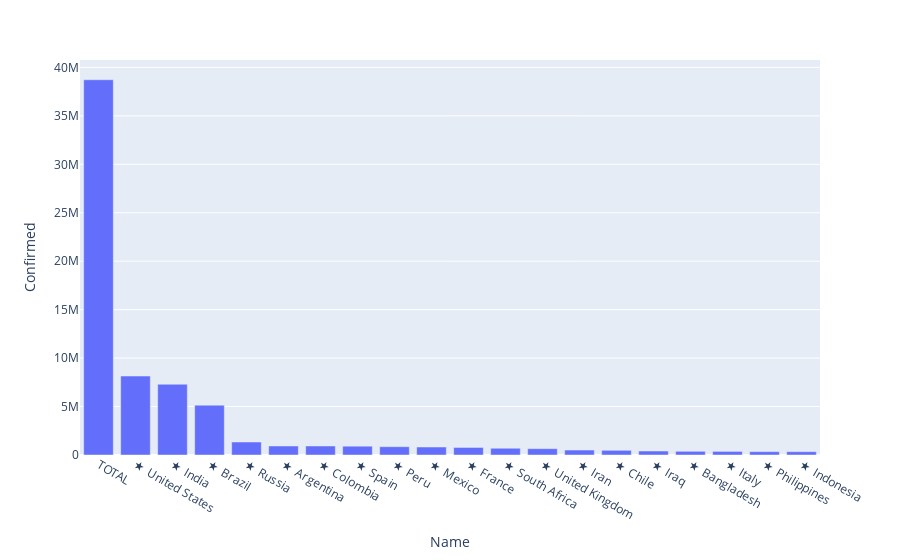

The cell this chart's notebook holds for it:
### Markdown cell above
- We can zoom in the graph, thats the beauty of plotly.

### Code cell
# Lets plot top 20 countries based on confirmed cases.

world_fig = px.bar(world_df.head(20), x = "Name" , y = 'Confirmed')
world_fig.show()

### Figure 1 — Plotly figure (JSON) as saved in the notebook; plotly's stock layout.template omitted (floating-point values rounded to 4 significant figures)
{"data": [{"alignmentgroup": "True", "hovertemplate": "Name=%{x}<br>Confirmed=%{y}<extra></extra>", "legendgroup": "", "marker": {"color": "#636efa"}, "name": "", "offsetgroup": "", "orientation": "v", "showlegend": false, "textposition": "auto", "type": "bar", "x": ["TOTAL", "★  United States", "★  India", "★  Brazil", "★  Russia", "★  Argentina", "★  Colombia", "★  Spain", "★  Peru", "★  Mexico", "★  France", "★  South Africa", "★  United Kingdom", "★  Iran", "★  Chile", "★  Iraq", "★  Bangladesh", "★  Italy", "★  Philippines", "★  Indonesia"], "xaxis": "x", "y": [38727284, 8148083, 7305070, 5141498, 1340409, 931967, 930159, 908056, 856951, 825340, 779063, 696414, 654644, 513219, 485372, 413215, 382959, 372799, 346536, 344749], "yaxis": "y"}], "layout": {"autosize": true, "barmode": "relative", "legend": {"tracegroupgap": 0}, "margin": {"t": 60}, "xaxis": {"anchor": "y", "autorange": true, "domain": [0, 1], "range": [-0.5, 19.5], "title": {"text": "Name"}, "type": "category"}, "yaxis": {"anchor": "x", "autorange": true, "domain": [0, 1], "range": [0, 40770000.0], "title": {"text": "Confirmed"}, "type": "linear"}}}
